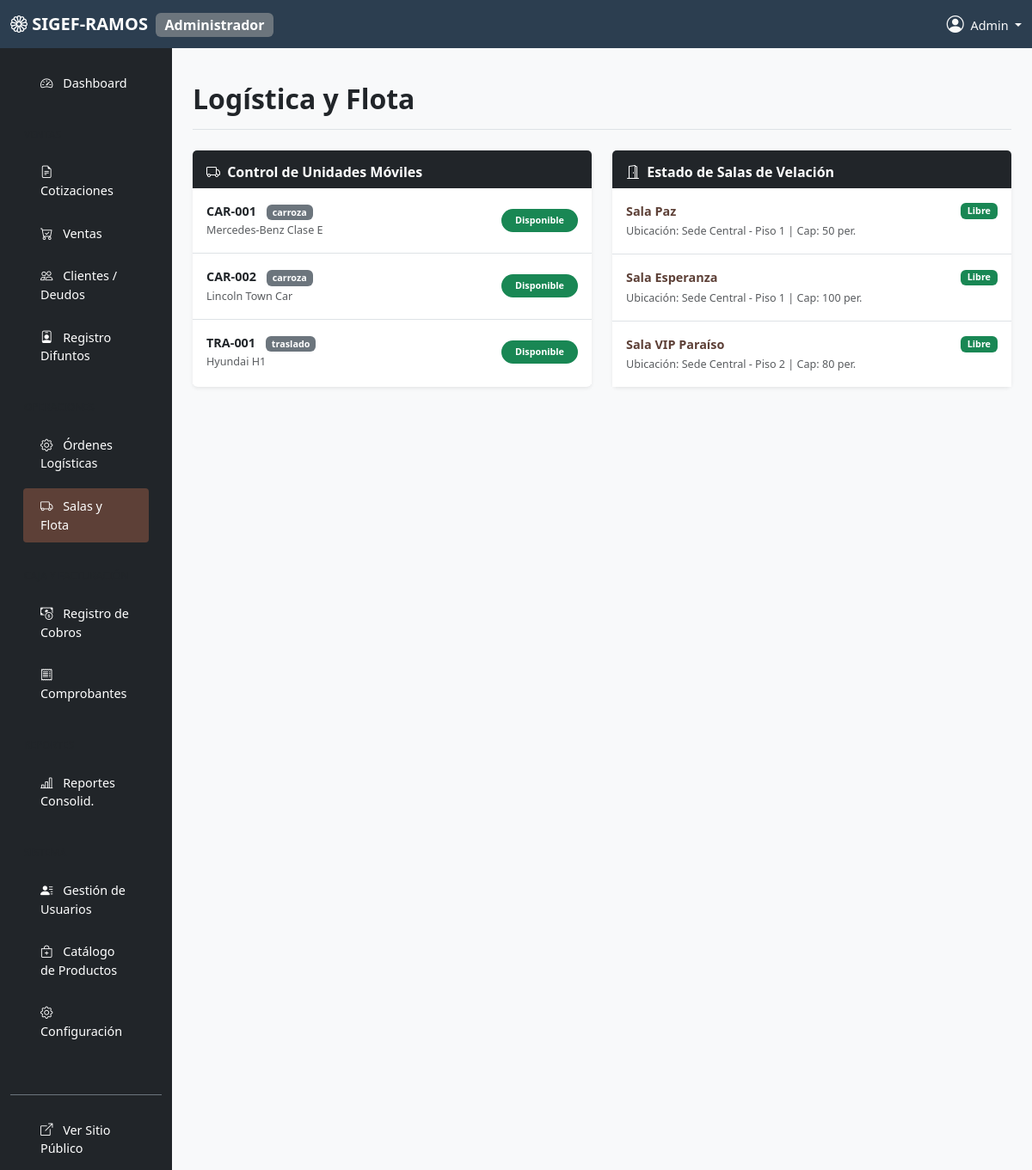
Screenshot of /?controller=Admin&action=recursos (signed in) with the database file from the repository.
### tables this page shows
CREATE TABLE flota_movil (
    id INT AUTO_INCREMENT PRIMARY KEY,
    placa VARCHAR(15) NOT NULL UNIQUE,
    marca VARCHAR(50),
    modelo VARCHAR(50),
    tipo ENUM('carroza', 'traslado') NOT NULL,
    estado ENUM('disponible', 'en_servicio', 'mantenimiento') DEFAULT 'disponible'
);

CREATE TABLE salas_velacion (
    id INT AUTO_INCREMENT PRIMARY KEY,
    nombre VARCHAR(100) NOT NULL,
    capacidad INT NOT NULL,
    ubicacion TEXT,
    estado ENUM('disponible', 'ocupada', 'mantenimiento') DEFAULT 'disponible'
);

### controllers/AdminController.php (called while the page is built, shortened)
<?php
class AdminController extends BaseController
{
    public function recursos()
    {
        require_once 'models/Resource.php';
        $resModel = new Resource();
        $recursos = $resModel->getAllRecursos();
        $flota = $resModel->getAllFlota();
        $salas = $resModel->getAllSalas();
        $this->render('admin/operario/recursos', [
            'title' => 'Logística y Recursos',
            'recursos' => $recursos,
            'flota' => $flota,
            'salas' => $salas
        ], 'admin');
    }
}
?>

### models/Resource.php (called while the page is built, shortened)
<?php
require_once 'config/config.php';
class Resource {
    private $conn;
    public function __construct() {
        global $conn;
        $this->conn = $conn;
    }
    public function getAllFlota() {
        $query = "SELECT * FROM flota_movil";
        $stmt = $this->conn->prepare($query);
        $stmt->execute();
        return $stmt->fetchAll(PDO::FETCH_ASSOC);
    }
    public function getAllSalas() {
        $query = "SELECT * FROM salas_velacion";
        $stmt = $this->conn->prepare($query);
        $stmt->execute();
        return $stmt->fetchAll(PDO::FETCH_ASSOC);
    }
}
?>

### views/admin/operario/recursos.php (the view)
<div class="d-flex justify-content-between flex-wrap flex-md-nowrap align-items-center pt-3 pb-2 mb-4 border-bottom">
    <h1 class="h2 fw-bold text-dark">Logística y Flota</h1>
</div>
<div class="row">
    <div class="col-md-6 mb-4">
        <div class="card shadow-sm border-0 h-100">
            <div class="card-header bg-dark text-white pt-3 pb-2 border-bottom-0">
                <h6 class="fw-bold mb-0"><i class="bi bi-truck me-1"></i> Control de Unidades Móviles</h6>
            </div>
            <div class="card-body p-0">
                <ul class="list-group list-group-flush">
                    <?php foreach($flota as $f): ?>
                    <li class="list-group-item d-flex justify-content-between align-items-center p-3">
                        <div>
                            <div class="fw-bold"><?= htmlspecialchars($f['placa']) ?> <span class="badge bg-secondary ms-2"><?= htmlspecialchars($f['tipo']) ?></span></div>
                            <small class="text-muted"><?= htmlspecialchars($f['marca'] . ' ' . $f['modelo']) ?></small>
                        </div>
                        <?php if($f['estado'] == 'disponible'): ?>
                            <span class="badge bg-success rounded-pill px-3 py-2">Disponible</span>
                        <?php else: ?>
                            <span class="badge bg-warning rounded-pill px-3 py-2 text-dark">En Servicio / Mantenimiento</span>
                        <?php endif; ?>
                    </li>
                    <?php endforeach; ?>
                </ul>
            </div>
        </div>
    </div>
    <div class="col-md-6 mb-4">
        <div class="card shadow-sm border-0 h-100">
            <div class="card-header bg-dark text-white pt-3 pb-2 border-bottom-0">
                <h6 class="fw-bold mb-0"><i class="bi bi-door-open me-1"></i> Estado de Salas de Velación</h6>
            </div>
            <div class="card-body p-0">
                <ul class="list-group list-group-flush">
                    <?php foreach($salas as $s): ?>
                    <li class="list-group-item p-3">
                        <div class="d-flex justify-content-between align-items-center mb-1">
                            <span class="fw-bold text-primary"><?= htmlspecialchars($s['nombre']) ?></span>
                            <?php if($s['estado'] == 'disponible'): ?>
                                <span class="badge bg-success px-2">Libre</span>
                            <?php else: ?>
                                <span class="badge bg-danger px-2">Ocupada</span>
                            <?php endif; ?>
                        </div>
                        <div class="small text-muted mb-0">Ubicación: <?= htmlspecialchars($s['ubicacion']) ?> | Cap: <?= $s['capacidad'] ?> per.</div>
                    </li>
                    <?php endforeach; ?>
                </ul>
            </div>
        </div>
    </div>
</div>

### assets/css/style.css (style rules this page uses)
:root { --primary-color: #5d4037; --secondary-color: #8d6e63; }
body { font-family: 'Segoe UI', Tahoma, Geneva, Verdana, sans-serif; background-color: #f8f9fa; display: flex; flex-direction: column; }
.text-primary { color: var(--primary-color) !important; }
.list-group-item { transition: all 0.25s ease; }

### views/layouts/admin.php (style rules this page uses)
body { font-size: 0.9rem; }

### rows the page displays
flota_movil: placa "CAR-001", tipo "carroza", marca+modelo "Mercedes-Benz Clase E", estado "Disponible"
flota_movil: placa "CAR-002", tipo "carroza", marca+modelo "Lincoln Town Car", estado "Disponible"
flota_movil: placa "TRA-001", tipo "traslado", marca+modelo "Hyundai H1", estado "Disponible"
salas_velacion: nombre "Sala Paz", estado "Libre", ubicacion "Sede Central - Piso 1", capacidad "50"
salas_velacion: nombre "Sala Esperanza", estado "Libre", ubicacion "Sede Central - Piso 1", capacidad "100"
salas_velacion: nombre "Sala VIP Paraíso", estado "Libre", ubicacion "Sede Central - Piso 2", capacidad "80"

### other values shown
$_SESSION['user_role_name'] "Administrador"
$_SESSION['user_name'] "Admin"
